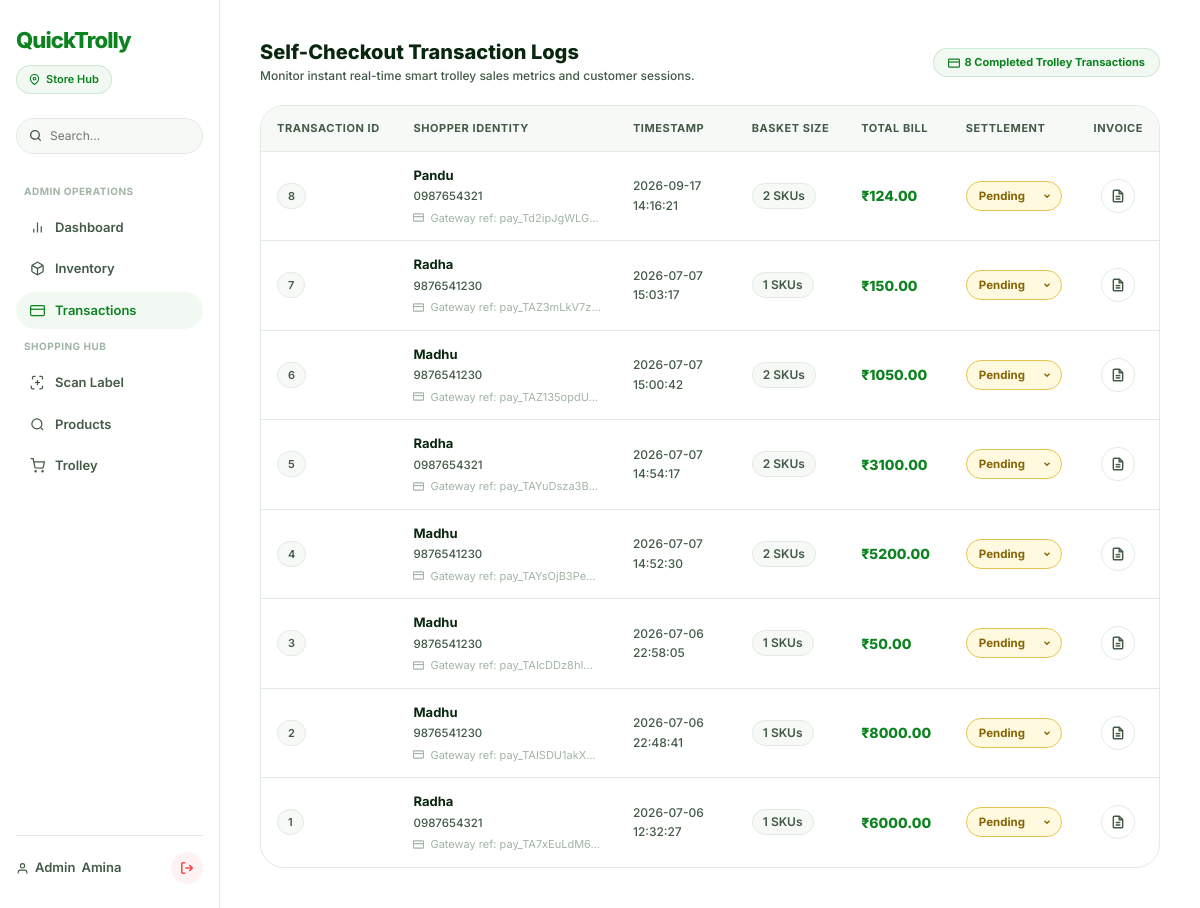
The page /admin/transactions (signed in) on the database its author committed.
### tables this page shows
CREATE TABLE orders (
                id INTEGER PRIMARY KEY AUTOINCREMENT,
                customer_name TEXT NOT NULL,
                phone TEXT,
                address TEXT,
                email TEXT,
                payment_id TEXT,
                products TEXT NOT NULL,
                total REAL NOT NULL,
                date TEXT NOT NULL,
                status TEXT DEFAULT 'Pending'
            );

### app.py (the view)
@app.route('/admin/transactions')
@admin_required
def admin_transactions():
    orders = db.get_all_orders()
    return render_template('admin/transactions.html', orders=orders)

### app.py (called while the page is built)
def admin_required(f):
    @functools.wraps(f)
    def wrap(*args, **kwargs):
        if 'user_id' not in session or session.get('role') != 'admin':
            flash('Access denied. Admins only.', 'danger')
            return redirect(url_for('index'))
        return f(*args, **kwargs)
    return wrap

### models.py (called while the page is built)
    def _row_to_dict(self, row):
        if row is None:
            return None
        return dict(row)

    def get_all_orders(self):
        self.cursor.execute('SELECT * FROM orders ORDER BY date DESC')
        rows = self.cursor.fetchall()
        orders = []
        for row in rows:
            order = self._row_to_dict(row)
            order['_id'] = str(order['id'])
            try:
                order['products'] = json.loads(order['products'])
            except (json.JSONDecodeError, TypeError):
                order['products'] = []
            orders.append(order)
        return orders

### templates/admin/transactions.html (shortened to what this page needs)
{% extends "base.html" %}
{% block content %}
<div class="page-header-bar">
    <div>
        <h2 style="font-weight: 800; font-size: 20px; color: var(--text-main); margin: 0;">Self-Checkout Transaction Logs</h2>
        <p style="margin: 3px 0 0 0; color: var(--text-muted); font-size: 12px; font-weight: 500;">Monitor instant real-time smart trolley sales metrics and customer sessions.</p>
    </div>
    <span class="qt-badge-count">
        <svg width="12" height="12" viewBox="0 0 24 24" fill="none" stroke="currentColor" stroke-width="2.5"><rect x="1" y="4" width="22" height="16" rx="2" ry="2"/><line x1="1" y1="10" x2="23" y2="10"/></svg>
        {{ orders|length }} Completed Trolley Transactions
    </span>
</div>
<div class="table-responsive-wrapper">
    <table class="qt-table">
        <thead>
            <tr>
                <th style="width: 140px;">Transaction ID</th>
                <th>Shopper Identity</th>
                <th style="width: 150px;">Timestamp</th>
                <th style="width: 100px;">Basket Size</th>
                <th style="width: 110px;">Total Bill</th>
                <th style="width: 160px;">Settlement</th>
                <th style="width: 70px; text-align: center;">Invoice</th>
            </tr>
        </thead>
        <tbody>
            {% for order in orders %}
            <tr>
                <td>
                    <div class="order-id-chip" title="{{ order._id }}">{{ order._id }}</div>
                </td>
                <td>
                    <span class="customer-name">{{ order.customer_name }}</span>
                    <span class="customer-phone">{{ order.phone if order.phone else order.email }}</span>
                    <div class="customer-address" title="Gateway Transaction Reference">
                        <svg width="11" height="11" viewBox="0 0 24 24" fill="none" stroke="currentColor" stroke-width="2.5"><rect x="1" y="4" width="22" height="16" rx="2" ry="2"/><line x1="1" y1="10" x2="23" y2="10"/></svg>
                        <span style="margin-left: 2px;">Gateway ref: {{ order.payment_id[:14] if order.payment_id else 'Direct Checkout' }}...</span>
                    </div>
                </td>
                <td>
                    <span class="order-date-text">{{ order.date }}</span>
                </td>
                <td>
                    <span class="items-count">{{ order.products|length }} SKUs</span>
                </td>
                <td>
                    <span class="order-total">₹{{ "%.2f"|format(order.total) }}</span>
                </td>
                <td>
                    <div class="status-select-wrapper">
                        <select
                            class="status-select"
                            data-status="{{ order.status if order.status in ['Pending','Refunded','Cancelled','Settled','Auditing'] else 'Settled' }}"
                            onchange="updateOrderStatus('{{ order._id }}', this)"
                        >
                            <option value="Pending" {% if order.status=='Pending' %}selected{% endif %}>Pending</option>
                        </select>
                    </div>
                </td>
                <td style="text-align: center;">
                    <button
                        class="btn-action-circle"
                        title="Download Itemized Invoice"
                        onclick="downloadAdminInvoice(this)"
                        data-order-json='{{ order | tojson | safe }}'
                    >
                        <svg width="14" height="14" viewBox="0 0 24 24" fill="none" stroke="currentColor" stroke-width="2.5"><path d="M14 2H6a2 2 0 0 0-2 2v16a2 2 0 0 0 2 2h12a2 2 0 0 0 2-2V8z"/><polyline points="14 2 14 8 20 8"/><line x1="16" y1="13" x2="8" y2="13"/><line x1="16" y1="17" x2="8" y2="17"/></svg>
                    </button>
                </td>
            </tr>
            {% endfor %}
        </tbody>
    </table>
</div>
{% endblock %}

### templates/_navbar.html (shortened to what this page needs)
<nav class="market-header">
    <div class="brand-wrapper-context">
        <a class="market-brand" href="{{ url_for('index') }}">
            <span class="market-brand-title">QuickTrolly</span>
        </a>
        {% if session.get('user_id') %}
        <div class="store-pill" onclick="refreshLocation()">
            <svg width="11" height="11" viewBox="0 0 24 24" fill="none" stroke="currentColor" stroke-width="2.5" stroke-linecap="round" stroke-linejoin="round"><path d="M21 10c0 7-9 13-9 13s-9-6-9-13a9 9 0 0 1 18 0z"/><circle cx="12" cy="10" r="3"/></svg>
            <span id="store-location-id">Connecting...</span>
        </div>
        {% endif %}
    </div>
    {% if session.get('user_id') %}
        <div class="inventory-search-wrap">
            <div class="inventory-search-inner">
                <svg width="13" height="13" viewBox="0 0 24 24" fill="none" stroke="currentColor" stroke-width="2.5" stroke-linecap="round" stroke-linejoin="round"><circle cx="11" cy="11" r="8"/><line x1="21" y1="21" x2="16.65" y2="16.65"/></svg>
                <input type="text" placeholder="Search...">
            </div>
        </div>
        <div class="desktop-nav-menu-links">
            {% if session.get('role') == 'admin' %}
                <div class="drawer-section-title">Admin Operations</div>
                <a href="{{ url_for('admin_dashboard') }}" class="drawer-link" data-nav-link>
                    <svg width="15" height="15" viewBox="0 0 24 24" fill="none" stroke="currentColor" stroke-width="2"><line x1="18" y1="20" x2="18" y2="10"/><line x1="12" y1="20" x2="12" y2="4"/><line x1="6" y1="20" x2="6" y2="14"/></svg>
                    Dashboard
                </a>
                <a href="{{ url_for('admin_products') }}" class="drawer-link" data-nav-link>
                    Inventory
                </a>
                <a href="{{ url_for('admin_transactions') }}" class="drawer-link" data-nav-link>
                    <svg width="15" height="15" viewBox="0 0 24 24" fill="none" stroke="currentColor" stroke-width="2"><rect x="1" y="4" width="22" height="16" rx="2" ry="2"/><line x1="1" y1="10" x2="23" y2="10"/></svg>
                    Transactions
                </a>
            {% endif %}
            <div class="drawer-section-title">Shopping Hub</div>
            <a href="{{ url_for('scanner') }}" class="drawer-link" data-nav-link>
                Scan Label
            </a>
            <a href="{{ url_for('view_products') }}" class="drawer-link" data-nav-link>
                <svg width="15" height="15" viewBox="0 0 24 24" fill="none" stroke="currentColor" stroke-width="2"><circle cx="11" cy="11" r="8"/><line x1="21" y1="21" x2="16.65" y2="16.65"/></svg>
                Products
            </a>
            <a href="{{ url_for('cart') }}" class="drawer-link" data-nav-link>
                <svg width="15" height="15" viewBox="0 0 24 24" fill="none" stroke="currentColor" stroke-width="2"><circle cx="9" cy="21" r="1"/><circle cx="20" cy="21" r="1"/><path d="M1 1h4l2.68 13.39a2 2 0 0 0 2 1.61h9.72a2 2 0 0 0 2-1.61L23 6H6"/></svg>
                Trolley
            </a>
        </div>
        <div class="header-actions-panel">
            <span class="shopper-identity">
                <svg width="13" height="13" viewBox="0 0 24 24" fill="none" stroke="currentColor" stroke-width="2"><path d="M20 21v-2a4 4 0 0 0-4-4H8a4 4 0 0 0-4 4v2"/><circle cx="12" cy="7" r="4"/></svg>
                <span>{{ session.get('name').split()[0] if session.get('name') else 'User' }}</span>
             Amina     </span>
            <a href="{{ url_for('logout') }}" class="btn-desktop-logout" title="Sign Out">
                <svg width="14" height="14" viewBox="0 0 24 24" fill="none" stroke="currentColor" stroke-width="2.5"><path d="M9 21H5a2 2 0 0 1-2-2V5a2 2 0 0 1 2-2h4"/><polyline points="16 17 21 12 16 7"/><line x1="21" y1="12" x2="9" y2="12"/></svg>
            </a>
        </div>
    {% else %}
        <div class="auth-desktop-stack">
            <a href="{{ url_for('login') }}" class="drawer-link">Sign In</a>
            <a href="{{ url_for('signup') }}" class="btn btn-market-solid py-2 text-white">Register</a>
        </div>
    {% endif %}
</nav>

### templates/base.html (style rules this page uses)
:root { --supermarket-green: #0C831F; --supermarket-green-dark: #075E14; --supermarket-green-light: #F2F9F3; --supermarket-green-border: rgba(12, 131, 31, 0.15); --alert-red: #ef4444; --alert-red-light: #fef2f2; --canvas-white: #ffffff; --aisle-gray: #f6f9f6; --border-flat: #e2ebe3; --border-focus: #0C831F; --text-main: #09260E; --text-muted: #435A47; --text-sub: #A1B5A5; --radius-pill: 999px; --radius-box: 24px; --sidebar-width: 220px; --mobile-nav-height: 56px; }
*, *::before, *::after { box-sizing: border-box; margin: 0; padding: 0; box-shadow: none !important; text-shadow: none !important; font-family: 'Inter', -apple-system, BlinkMacSystemFont, sans-serif !important; }
html, body { width: 100%; min-height: 100vh; background-color: var(--canvas-white); color: var(--text-main); font-size: 13px; line-height: 1.5; -webkit-font-smoothing: antialiased; }
a { text-decoration: none; color: inherit; }
.market-header { position: fixed; top: 0; bottom: 0; left: 0; width: var(--sidebar-width); background: var(--canvas-white); display: flex; flex-direction: column; align-items: stretch; padding: 24px 16px; z-index: 1000; gap: 20px; border-right: 1px solid var(--border-flat); }
.brand-wrapper-context { display: flex; flex-direction: column; gap: 8px; }
.market-brand { display: flex; align-items: center; }
.market-brand-title { color: var(--supermarket-green); font-weight: 800; font-size: 22px; letter-spacing: -0.04em; }
.store-pill { display: inline-flex; align-items: center; gap: 6px; width: fit-content; background: var(--supermarket-green-light); border: 1px solid var(--supermarket-green-border); border-radius: var(--radius-pill); padding: 5px 12px; color: var(--supermarket-green); font-size: 11px; font-weight: 600; cursor: pointer; }
.inventory-search-wrap { width: 100%; margin: 4px 0; }
.inventory-search-inner { display: flex; align-items: center; gap: 8px; background: var(--aisle-gray); border: 1px solid var(--border-flat); padding: 8px 12px; border-radius: var(--radius-pill); }
.inventory-search-inner input { background: transparent; border: none; outline: none; font-size: 12px; color: var(--text-main); width: 100%; }
.inventory-search-inner svg { color: var(--text-muted); flex-shrink: 0; }
.desktop-nav-menu-links { display: flex; flex-direction: column; gap: 4px; flex: 1; }
.header-actions-panel { display: flex; align-items: center; justify-content: space-between; padding-top: 16px; border-top: 1px solid var(--border-flat); margin-top: auto; }
.shopper-identity { display: flex; align-items: center; gap: 6px; font-weight: 600; color: var(--text-muted); }
.btn-desktop-logout { color: var(--alert-red); display: flex; align-items: center; justify-content: center; width: 32px; height: 32px; border-radius: 50%; background: var(--alert-red-light); }
.drawer-section-title { font-size: 10px; font-weight: 700; color: var(--text-sub); text-transform: uppercase; letter-spacing: .05em; padding: 6px 8px; }
.drawer-link { display: flex; align-items: center; gap: 10px; padding: 9px 14px; color: var(--text-muted); font-weight: 600; font-size: 13px; border-radius: var(--radius-pill); transition: all 0.1s ease; }
.drawer-link:hover, .drawer-link.active { background: var(--supermarket-green-light); color: var(--supermarket-green); }

### rows shown on the page
orders: get "Admin", _id "5", customer_name "Radha", phone "0987654321", payment_id "pay_TAYuDsza3B", date "2026-07-07 14:54:17", products|length "2", total "3100.00", status+id "Pending"
orders: _id "8", customer_name "Pandu", phone "0987654321", payment_id "pay_Td2ipJgWLG", date "2026-09-17 14:16:21", products|length "2", total "124.00", status+id "Pending"
orders: _id "7", customer_name "Radha", phone "9876541230", payment_id "pay_TAZ3mLkV7z", date "2026-07-07 15:03:17", products|length "1", total "150.00", status+id "Pending"
orders: _id "6", customer_name "Madhu", phone "9876541230", payment_id "pay_TAZ135opdU", date "2026-07-07 15:00:42", products|length "2", total "1050.00", status+id "Pending"
orders: _id "4", customer_name "Madhu", phone "9876541230", payment_id "pay_TAYsOjB3Pe", date "2026-07-07 14:52:30", products|length "2", total "5200.00", status+id "Pending"
orders: _id "3", customer_name "Madhu", phone "9876541230", payment_id "pay_TAIcDDz8hI", date "2026-07-06 22:58:05", products|length "1", total "50.00", status+id "Pending"
orders: _id "2", customer_name "Madhu", phone "9876541230", payment_id "pay_TAISDU1akX", date "2026-07-06 22:48:41", products|length "1", total "8000.00", status+id "Pending"
orders: _id "1", customer_name "Radha", phone "0987654321", payment_id "pay_TA7xEuLdM6", date "2026-07-06 12:32:27", products|length "1", total "6000.00", status+id "Pending"

### other values the page prints
{{ orders|length }} "8"
